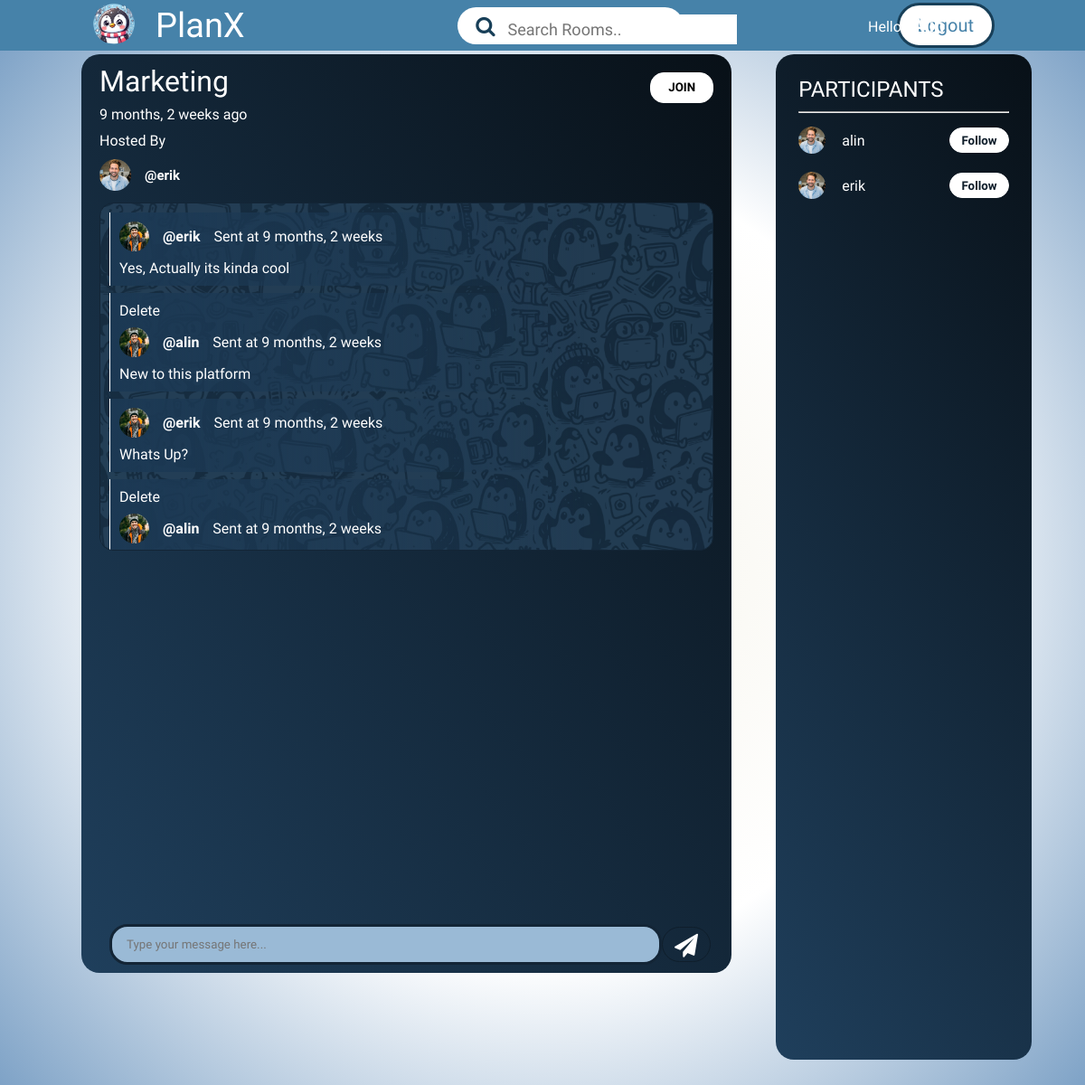
Screenshot of /room/11/ (signed in) with the database file from the repository.
### base/models.py (models this page shows, shortened)
class Room(models.Model):
    host = models.ForeignKey(User, on_delete = models.SET_NULL, null=True)
    topic = models.ForeignKey(Topic, on_delete = models.SET_NULL, null=True)
    name = models.CharField(max_length=200)
    description = models.TextField(null=True, blank = True)
    participants = models.ManyToManyField(User, related_name='participants', blank=True)
    updated = models.DateTimeField(auto_now = True)
    created = models.DateTimeField(auto_now_add = True)
    class Meta:
        ordering = ['-updated', '-created']

class Message(models.Model):
    user = models.ForeignKey(User, on_delete = models.CASCADE)
    room = models.ForeignKey(Room, on_delete = models.CASCADE)
    body = models.TextField()
    updated = models.DateTimeField(auto_now = True)
    created = models.DateTimeField(auto_now_add = True)
    class Meta:
        ordering = ['-updated', '-created']

### base/views.py (the view, shortened to what this page needs)
# urls.py: path('room/<str:pk>/', views.room, name="room"),
def room(request, pk):
    room = Room.objects.get(id=pk)
    room_messages = room.message_set.all()
    participants = room.participants.all()
    context = {'room':room, 'room_messages':room_messages, 'participants':participants}
    return render(request, 'base/room.html', context)

### base/templates/base/room.html (shortened to what this page needs)
{% extends 'main.html' %}
{% load static %}
{% block content %}
    <link rel="stylesheet" href="{% static 'styles/room.css' %}">
    <div class="container">
        <div class="left-container">
            <div class="row-1">
                <div class="title">
                    <h1>{{ room.name }}</h1>
                    <p>{{ room.created|timesince }} ago</p>
                </div>
                <button>JOIN</button>
            </div>
            <div class="row-2">
                <p>Hosted By</p>
                <div class="profile">
                    <img src="{% static '/images/ellipse2.png' %}" alt="">
                    <p>@erik</p>
                </div>
            </div>
                <div id="chat-container" class="chat-container" style=" background-image: url({% static '/images/chatBg.png'%});">
                    <div id="chat-messages" class="chat-messages">
                      {% for message in room_messages %}
                        <div class="message">
                            {% if request.user == message.user %}
                            <a href="{% url 'delete-message' message.id %}" style="text-decoration:none; color:#fff;">Delete</a>
                            {% endif %}
                            <div class="prod">
                                <img src="{% static '/images/ellipse2 (1).png' %}" alt="" srcset="">
                                <h4>@{{ message.user }}</h4>
                                <p>Sent at {{ message.created|timesince }}</p>
                            </div>
                            <p class="chat">
                                {{ message.body }}
                            </p>
                        </div>
                      {% endfor %}
                    </div>
                    {% if request.user.is_authenticated %}
                    <form method="POST" action="" id="chat-form" class="chat-form" style="top: 77%;">
                      <input type="text" name="body" id="message-input" placeholder="Type your message here...">
                      <button type="submit"><i class="fa fa-paper-plane" aria-hidden="true"></i></button>
                    </form>
                    {% endif %}
                </div>
        </div>
        <div class="right-container">
            <h2>PARTICIPANTS</h2>
            <hr>
            <div class="partic">
                {% for user in participants %}
                <div class="part">
                    <div class="cont">
                        <img src="{% static '/images/ellipse2.png'%}" alt="" srcset="">
                        <p>{{ user.username }}</p>
                    </div>
                    <button>Follow</button>
                </div>
                {% endfor %}
            </div>
        </div>
    </div>
    {% endblock %}

### templates/navbar.html (shortened to what this page needs)
{% load static %}
<header>
    <div class="logo-name"><a href="{% url 'home' %}"><img src="{% static 'images/Logo.png' %}" class="logo"></a>
      <p>PlanX</p>
    </div>
    {% if request.user.is_authenticated %}
    <div class="navbar" id="navbar">
      <ul class="nav-links">
        <i class="fa fa-search" aria-hidden="true"></i>
        <form method="GET" action="{% url 'homepage' %}">
            <input name="q" type="text" placeholder="Search Rooms..">
        </form>
      </ul>
      <p style="position: absolute; left: 80%; color: #fff;
      font-family: 'Laila', sans-serif;">Hello, <span style="font-weight: 600; text-transform: capitalize;font-size: 20px; padding-left: 5px;"> {{ request.user.username }}</span></p>
      <a href="{% url 'logout' %}" class="login-btn">Logout</a>
    </div>
    {% endif %}
  </header>

### static/styles/feed.css (style rules this page uses)
* { margin: 0; padding: 0; box-sizing: border-box; }
body { background: radial-gradient(#F6F4EB, #fff, #749BC2); }
html { scroll-behavior: smooth; }
header { position: fixed; top: 0; left: 0; background: #4682A9; width: 100%; display: flex; justify-content: space-between; align-items: center; transition: 0.6s; padding: 0px 100px; z-index: 10000; }
header .logo { position: relative; width: 52px; transition: all 0.6s ease 0s; padding: 3px; background: #4682a9; border-radius: 50%; }
.navbar { display: contents; justify-content: center; padding: 0 50px; position: relative; width: 100%; }
.nav-links { position: relative; display: flex; background: #ffffff; list-style: none; justify-content: flex-start; border-radius: 25px; font-weight: 700; padding-left: 20px; width: 25%; font-family: "Laila", serif; font-style: normal; align-items: center; }
.nav-links input[type=text] { float: right; margin-left: 8px; padding: 6px; border: none; margin-top: 8px; margin-right: 16px; font-size: 18px; font-family: 'Laila', sans-serif; color: #183F58; }
.nav-links i { font-size: 23px; color: #183F58; }
.login-btn { background: #fff; color: #4682A9; padding: 10px 20px; font-family: "Lilita One", sans-serif; text-decoration: none; font-size: 20px; border: solid #183F58; font-weight:lighter; border-radius: 30px; }
.logo-name { display: flex; align-items: center; gap: 20px; }
.logo-name p { font-size: 38px; cursor: pointer; font-family: "Lilita One", sans-serif; color: #fff; }
.container { min-height: 100vh; position: relative; margin: 60px 10px; display: flex; flex-direction: row; justify-content: space-between; }
.profile { display: flex; flex-direction: row; width: 75%; gap: 12px; align-items: center; justify-content: flex-start; }
.profile img { width: 43px; }
.profile p { font-family: 'Laila', sans-serif; font-size: 15px; font-weight: bold; color: #fff; }
.partic img { width: 46px; padding-right: 5px; }

### rows the page displays
Room: name "Marketing", created "9 months, 2 weeks"
Message: user "erik", created "9 months, 2 weeks", body "Yes, Actually its kinda cool"
Message: shows "Delete", user "alin", created "9 months, 2 weeks", body "New to this platform"
Message: user "erik", created "9 months, 2 weeks", body "Whats Up?"
Message: shows "Delete", user "alin", created "9 months, 2 weeks"

### other values shown
{{ request.user.username }} "Alin"
{{ user.username }} "alin"
{{ user.username }} "erik"
